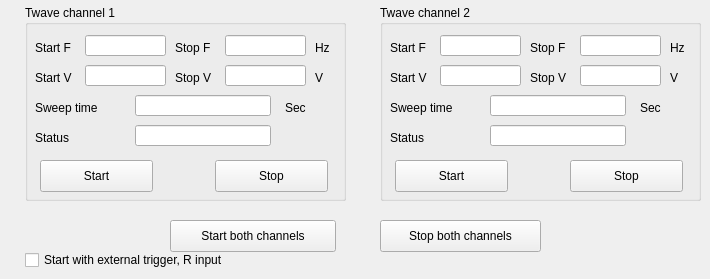
      <widget class="QWidget" name="tabSweep">
       <attribute name="title">
        <string>Sweep</string>
       </attribute>
       <widget class="QGroupBox" name="gbTWsweepCH1">
        <property name="geometry">
         <rect>
          <x>25</x>
          <y>5</y>
          <width>321</width>
          <height>196</height>
         </rect>
        </property>
        <property name="title">
         <string>Twave channel 1</string>
        </property>
        <widget class="QLabel" name="label_70">
         <property name="geometry">
          <rect>
           <x>10</x>
           <y>35</y>
           <width>59</width>
           <height>16</height>
          </rect>
         </property>
         <property name="text">
          <string>Start F</string>
         </property>
        </widget>
        <widget class="QLineEdit" name="leSTWSSTRT_1">
         <property name="geometry">
          <rect>
           <x>60</x>
           <y>30</y>
           <width>81</width>
           <height>21</height>
          </rect>
         </property>
        </widget>
        <widget class="QLabel" name="label_71">
         <property name="geometry">
          <rect>
           <x>290</x>
           <y>35</y>
           <width>36</width>
           <height>16</height>
          </rect>
         </property>
         <property name="text">
          <string>Hz</string>
         </property>
        </widget>
        <widget class="QLabel" name="label_72">
         <property name="geometry">
          <rect>
           <x>150</x>
           <y>35</y>
           <width>59</width>
           <height>16</height>
          </rect>
         </property>
         <property name="text">
          <string>Stop F</string>
         </property>
        </widget>
        <widget class="QLineEdit" name="leSTWSSTP_1">
         <property name="geometry">
          <rect>
           <x>200</x>
           <y>30</y>
           <width>81</width>
           <height>21</height>
          </rect>
         </property>
        </widget>
        <widget class="QLabel" name="label_73">
         <property name="geometry">
          <rect>
           <x>290</x>
           <y>65</y>
           <width>36</width>
           <height>16</height>
          </rect>
         </property>
         <property name="text">
          <string>V</string>
         </property>
        </widget>
        <widget class="QLineEdit" name="leSTWSTM_1">
         <property name="geometry">
          <rect>
           <x>110</x>
           <y>90</y>
           <width>136</width>
           <height>21</height>
          </rect>
         </property>
        </widget>
        <widget class="QLabel" name="label_74">
         <property name="geometry">
          <rect>
           <x>10</x>
           <y>95</y>
           <width>76</width>
           <height>16</height>
          </rect>
         </property>
         <property name="text">
          <string>Sweep time</string>
         </property>
        </widget>
        <widget class="QLabel" name="label_75">
         <property name="geometry">
          <rect>
           <x>260</x>
           <y>95</y>
           <width>36</width>
           <height>16</height>
          </rect>
         </property>
         <property name="text">
          <string>Sec</string>
         </property>
        </widget>
        <widget class="QLabel" name="label_76">
         <property name="geometry">
          <rect>
           <x>10</x>
           <y>125</y>
           <width>56</width>
           <height>16</height>
          </rect>
         </property>
         <property name="text">
          <string>Status</string>
         </property>
        </widget>
        <widget class="QLineEdit" name="leGTWSTA_1">
         <property name="geometry">
          <rect>
           <x>110</x>
           <y>120</y>
           <width>136</width>
           <height>21</height>
          </rect>
         </property>
         <property name="readOnly">
          <bool>true</bool>
         </property>
        </widget>
        <widget class="QPushButton" name="pbTWsweepCH1start">
         <property name="geometry">
          <rect>
           <x>15</x>
           <y>155</y>
           <width>113</width>
           <height>32</height>
          </rect>
         </property>
         <property name="text">
          <string>Start</string>
         </property>
        </widget>
        <widget class="QPushButton" name="pbTWsweepCH1stop">
         <property name="geometry">
          <rect>
           <x>190</x>
           <y>155</y>
           <width>113</width>
           <height>32</height>
          </rect>
         </property>
         <property name="text">
          <string>Stop</string>
         </property>
        </widget>
        <widget class="QLabel" name="label_134">
         <property name="geometry">
          <rect>
           <x>10</x>
           <y>65</y>
           <width>59</width>
           <height>16</height>
          </rect>
         </property>
         <property name="text">
          <string>Start V</string>
         </property>
        </widget>
        <widget class="QLineEdit" name="leSTWSSTRTV_1">
         <property name="geometry">
          <rect>
           <x>60</x>
           <y>60</y>
           <width>81</width>
           <height>21</height>
          </rect>
         </property>
        </widget>
        <widget class="QLineEdit" name="leSTWSSTPV_1">
         <property name="geometry">
          <rect>
           <x>200</x>
           <y>60</y>
           <width>81</width>
           <height>21</height>
          </rect>
         </property>
        </widget>
        <widget class="QLabel" name="label_135">
         <property name="geometry">
          <rect>
           <x>150</x>
           <y>65</y>
           <width>59</width>
           <height>16</height>
          </rect>
         </property>
         <property name="text">
          <string>Stop V</string>
         </property>
        </widget>
       </widget>
       <widget class="QGroupBox" name="gbTWsweepCH2">
        <property name="geometry">
         <rect>
          <x>380</x>
          <y>5</y>
          <width>321</width>
          <height>196</height>
         </rect>
        </property>
        <property name="title">
         <string>Twave channel 2</string>
        </property>
        <widget class="QLabel" name="label_77">
         <property name="geometry">
          <rect>
           <x>10</x>
           <y>35</y>
           <width>59</width>
           <height>16</height>
          </rect>
         </property>
         <property name="text">
          <string>Start F</string>
         </property>
        </widget>
        <widget class="QLineEdit" name="leSTWSSTRT_2">
         <property name="geometry">
          <rect>
           <x>60</x>
           <y>30</y>
           <width>81</width>
           <height>21</height>
          </rect>
         </property>
        </widget>
        <widget class="QLabel" name="label_78">
         <property name="geometry">
          <rect>
           <x>290</x>
           <y>35</y>
           <width>36</width>
           <height>16</height>
          </rect>
         </property>
         <property name="text">
          <string>Hz</string>
         </property>
        </widget>
        <widget class="QLabel" name="label_79">
         <property name="geometry">
          <rect>
           <x>150</x>
           <y>35</y>
           <width>59</width>
           <height>16</height>
          </rect>
         </property>
         <property name="text">
          <string>Stop F</string>
         </property>
        </widget>
        <widget class="QLineEdit" name="leSTWSSTP_2">
         <property name="geometry">
          <rect>
           <x>200</x>
           <y>30</y>
           <width>81</width>
           <height>21</height>
          </rect>
         </property>
        </widget>
        <widget class="QLabel" name="label_80">
         <property name="geometry">
          <rect>
           <x>290</x>
           <y>65</y>
           <width>36</width>
           <height>16</height>
          </rect>
         </property>
         <property name="text">
          <string>V</string>
         </property>
        </widget>
        <widget class="QLineEdit" name="leSTWSTM_2">
         <property name="geometry">
          <rect>
           <x>110</x>
           <y>90</y>
           <width>136</width>
           <height>21</height>
          </rect>
         </property>
        </widget>
        <widget class="QLabel" name="label_81">
         <property name="geometry">
          <rect>
           <x>10</x>
           <y>95</y>
           <width>76</width>
           <height>16</height>
          </rect>
         </property>
         <property name="text">
          <string>Sweep time</string>
         </property>
        </widget>
        <widget class="QLabel" name="label_82">
         <property name="geometry">
          <rect>
           <x>260</x>
           <y>95</y>
           <width>36</width>
           <height>16</height>
          </rect>
         </property>
         <property name="text">
          <string>Sec</string>
         </property>
        </widget>
        <widget class="QLabel" name="label_83">
         <property name="geometry">
          <rect>
           <x>10</x>
           <y>125</y>
           <width>56</width>
           <height>16</height>
          </rect>
         </property>
         <property name="text">
          <string>Status</string>
         </property>
        </widget>
        <widget class="QLineEdit" name="leGTWSTA_2">
         <property name="geometry">
          <rect>
           <x>110</x>
           <y>120</y>
           <width>136</width>
           <height>21</height>
          </rect>
         </property>
         <property name="readOnly">
          <bool>true</bool>
         </property>
        </widget>
        <widget class="QPushButton" name="pbTWsweepCH2start">
         <property name="geometry">
          <rect>
           <x>15</x>
           <y>155</y>
           <width>113</width>
           <height>32</height>
          </rect>
         </property>
         <property name="text">
          <string>Start</string>
         </property>
        </widget>
        <widget class="QPushButton" name="pbTWsweepCH2stop">
         <property name="geometry">
          <rect>
           <x>190</x>
           <y>155</y>
           <width>113</width>
           <height>32</height>
          </rect>
         </property>
         <property name="text">
          <string>Stop</string>
         </property>
        </widget>
        <widget class="QLineEdit" name="leSTWSSTRTV_2">
         <property name="geometry">
          <rect>
           <x>60</x>
           <y>60</y>
           <width>81</width>
           <height>21</height>
          </rect>
         </property>
        </widget>
        <widget class="QLineEdit" name="leSTWSSTPV_2">
         <property name="geometry">
          <rect>
           <x>200</x>
           <y>60</y>
           <width>81</width>
           <height>21</height>
          </rect>
         </property>
        </widget>
        <widget class="QLabel" name="label_136">
         <property name="geometry">
          <rect>
           <x>10</x>
           <y>65</y>
           <width>59</width>
           <height>16</height>
          </rect>
         </property>
         <property name="text">
          <string>Start V</string>
         </property>
        </widget>
        <widget class="QLabel" name="label_137">
         <property name="geometry">
          <rect>
           <x>150</x>
           <y>65</y>
           <width>59</width>
           <height>16</height>
          </rect>
         </property>
         <property name="text">
          <string>Stop V</string>
         </property>
        </widget>
       </widget>
       <widget class="QPushButton" name="pbTWsweepStart">
        <property name="geometry">
         <rect>
          <x>170</x>
          <y>220</y>
          <width>166</width>
          <height>32</height>
         </rect>
        </property>
        <property name="text">
         <string>Start both channels</string>
        </property>
       </widget>
       <widget class="QPushButton" name="pbTWsweepStop">
        <property name="geometry">
         <rect>
          <x>380</x>
          <y>220</y>
          <width>161</width>
          <height>32</height>
         </rect>
        </property>
        <property name="text">
         <string>Stop both channels</string>
        </property>
       </widget>
       <widget class="QCheckBox" name="chkSweepExtTrig">
        <property name="geometry">
         <rect>
          <x>25</x>
          <y>250</y>
          <width>236</width>
          <height>20</height>
         </rect>
        </property>
        <property name="text">
         <string>Start with external trigger, R input</string>
        </property>
       </widget>
      </widget>
